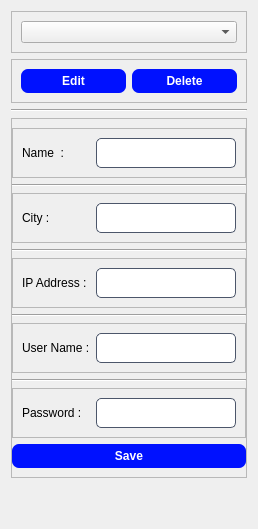
                                  <widget class="QWidget" name="modify">
                                   <attribute name="title">
                                    <string>Modify</string>
                                   </attribute>
                                   <layout class="QVBoxLayout" name="verticalLayout_28">
                                    <item>
                                     <widget class="QFrame" name="frame_52">
                                      <property name="frameShape">
                                       <enum>QFrame::StyledPanel</enum>
                                      </property>
                                      <property name="frameShadow">
                                       <enum>QFrame::Raised</enum>
                                      </property>
                                      <layout class="QVBoxLayout" name="verticalLayout_29">
                                       <item>
                                        <widget class="QComboBox" name="comboBox_systems"/>
                                       </item>
                                      </layout>
                                     </widget>
                                    </item>
                                    <item>
                                     <widget class="QFrame" name="frame_53">
                                      <property name="frameShape">
                                       <enum>QFrame::StyledPanel</enum>
                                      </property>
                                      <property name="frameShadow">
                                       <enum>QFrame::Raised</enum>
                                      </property>
                                      <layout class="QHBoxLayout" name="horizontalLayout_34">
                                       <item>
                                        <widget class="QPushButton" name="btn_system_edit">
                                         <property name="styleSheet">
                                          <string notr="true">QPushButton{
	color: white;
    background-color:#0C356A;
	padding: 5px;
	font-size:12px;
	font-weight: bold;
	border-radius:7px;
	background-color: rgb(0, 17, 255);

}

QPushButton:hover{
	background-color: rgb(18, 3, 104);
}

QPushButton:disabled {
    color: #8D8D8D;
}

QPushButton:pressed {
	background: rgb(0, 0, 0);
}

</string>
                                         </property>
                                         <property name="locale">
                                          <locale language="English" country="Tanzania"/>
                                         </property>
                                         <property name="text">
                                          <string>Edit</string>
                                         </property>
                                        </widget>
                                       </item>
                                       <item>
                                        <widget class="QPushButton" name="btn_system_delete">
                                         <property name="styleSheet">
                                          <string notr="true">QPushButton{
	color: white;
    background-color:#0C356A;
	padding: 5px;
	font-size:12px;
	font-weight: bold;
	border-radius:7px;
	background-color: rgb(0, 17, 255);

}

QPushButton:hover{
	background-color: rgb(18, 3, 104);
}

QPushButton:disabled {
    color: #8D8D8D;
}

QPushButton:pressed {
	background: rgb(0, 0, 0);
}

</string>
                                         </property>
                                         <property name="text">
                                          <string>Delete</string>
                                         </property>
                                        </widget>
                                       </item>
                                      </layout>
                                     </widget>
                                    </item>
                                    <item>
                                     <widget class="Line" name="line_9">
                                      <property name="orientation">
                                       <enum>Qt::Horizontal</enum>
                                      </property>
                                     </widget>
                                    </item>
                                    <item>
                                     <widget class="QFrame" name="frame_modify">
                                      <property name="frameShape">
                                       <enum>QFrame::StyledPanel</enum>
                                      </property>
                                      <property name="frameShadow">
                                       <enum>QFrame::Raised</enum>
                                      </property>
                                      <layout class="QVBoxLayout" name="verticalLayout_30">
                                       <property name="leftMargin">
                                        <number>0</number>
                                       </property>
                                       <property name="rightMargin">
                                        <number>0</number>
                                       </property>
                                       <item>
                                        <widget class="QFrame" name="frame_54">
                                         <property name="frameShape">
                                          <enum>QFrame::StyledPanel</enum>
                                         </property>
                                         <property name="frameShadow">
                                          <enum>QFrame::Raised</enum>
                                         </property>
                                         <layout class="QHBoxLayout" name="horizontalLayout_35">
                                          <item>
                                           <widget class="QLabel" name="label_22">
                                            <property name="text">
                                             <string>Name  : </string>
                                            </property>
                                           </widget>
                                          </item>
                                          <item>
                                           <widget class="QLineEdit" name="name_input_modify">
                                            <property name="maximumSize">
                                             <size>
                                              <width>140</width>
                                              <height>16777215</height>
                                             </size>
                                            </property>
                                            <property name="cursor">
                                             <cursorShape>ArrowCursor</cursorShape>
                                            </property>
                                            <property name="styleSheet">
                                             <string notr="true">QLineEdit {

    border: 1px solid #4c566a; /* Subtle border */
    border-radius: 5px; /* Rounded corners */
    padding: 5px 10px; /* Padding inside the line edit */
    color: #d8dee9; /* Text color */
    font-size: 14px; /* Font size */
    font-weight: 400; /* Font weight */
}

QLineEdit:focus {
    border: 1px solid #81a1c1; /* Border color on focus */
    background-color: #3b4252; /* Slightly lighter background color on focus */
    selection-background-color: #81a1c1; /* Selection background color */
    selection-color: #2e3440; /* Selection text color */
}

QLineEdit::placeholder {
    color: #4c566a; /* Placeholder text color */
    font-style: italic; /* Italicize placeholder text */
}</string>
                                            </property>
                                           </widget>
                                          </item>
                                         </layout>
                                        </widget>
                                       </item>
                                       <item>
                                        <widget class="Line" name="line_10">
                                         <property name="orientation">
                                          <enum>Qt::Horizontal</enum>
                                         </property>
                                        </widget>
                                       </item>
                                       <item>
                                        <widget class="QFrame" name="frame_55">
                                         <property name="frameShape">
                                          <enum>QFrame::StyledPanel</enum>
                                         </property>
                                         <property name="frameShadow">
                                          <enum>QFrame::Raised</enum>
                                         </property>
                                         <layout class="QHBoxLayout" name="horizontalLayout_36">
                                          <item>
                                           <widget class="QLabel" name="label_20">
                                            <property name="text">
                                             <string>City : </string>
                                            </property>
                                           </widget>
                                          </item>
                                          <item>
                                           <widget class="QLineEdit" name="city_input_modify">
                                            <property name="maximumSize">
                                             <size>
                                              <width>140</width>
                                              <height>16777215</height>
                                             </size>
                                            </property>
                                            <property name="cursor">
                                             <cursorShape>ArrowCursor</cursorShape>
                                            </property>
                                            <property name="styleSheet">
                                             <string notr="true">QLineEdit {

    border: 1px solid #4c566a; /* Subtle border */
    border-radius: 5px; /* Rounded corners */
    padding: 5px 10px; /* Padding inside the line edit */
    color: #d8dee9; /* Text color */
    font-size: 14px; /* Font size */
    font-weight: 400; /* Font weight */
}

QLineEdit:focus {
    border: 1px solid #81a1c1; /* Border color on focus */
    background-color: #3b4252; /* Slightly lighter background color on focus */
    selection-background-color: #81a1c1; /* Selection background color */
    selection-color: #2e3440; /* Selection text color */
}

QLineEdit::placeholder {
    color: #4c566a; /* Placeholder text color */
    font-style: italic; /* Italicize placeholder text */
}</string>
                                            </property>
                                           </widget>
                                          </item>
                                         </layout>
                                        </widget>
                                       </item>
                                       <item>
                                        <widget class="Line" name="line_11">
                                         <property name="orientation">
                                          <enum>Qt::Horizontal</enum>
                                         </property>
                                        </widget>
                                       </item>
                                       <item>
                                        <widget class="QFrame" name="frame_56">
                                         <property name="frameShape">
                                          <enum>QFrame::StyledPanel</enum>
                                         </property>
                                         <property name="frameShadow">
                                          <enum>QFrame::Raised</enum>
                                         </property>
                                         <layout class="QHBoxLayout" name="horizontalLayout_37">
                                          <item>
                                           <widget class="QLabel" name="label_26">
                                            <property name="text">
                                             <string>IP Address : </string>
                                            </property>
                                           </widget>
                                          </item>
                                          <item>
                                           <widget class="QLineEdit" name="ip_input_modify">
                                            <property name="maximumSize">
                                             <size>
                                              <width>140</width>
                                              <height>16777215</height>
                                             </size>
                                            </property>
                                            <property name="cursor">
                                             <cursorShape>ArrowCursor</cursorShape>
                                            </property>
                                            <property name="styleSheet">
                                             <string notr="true">QLineEdit {

    border: 1px solid #4c566a; /* Subtle border */
    border-radius: 5px; /* Rounded corners */
    padding: 5px 10px; /* Padding inside the line edit */
    color: #d8dee9; /* Text color */
    font-size: 14px; /* Font size */
    font-weight: 400; /* Font weight */
}

QLineEdit:focus {
    border: 1px solid #81a1c1; /* Border color on focus */
    background-color: #3b4252; /* Slightly lighter background color on focus */
    selection-background-color: #81a1c1; /* Selection background color */
    selection-color: #2e3440; /* Selection text color */
}

QLineEdit::placeholder {
    color: #4c566a; /* Placeholder text color */
    font-style: italic; /* Italicize placeholder text */
}</string>
                                            </property>
                                           </widget>
                                          </item>
                                         </layout>
                                        </widget>
                                       </item>
                                       <item>
                                        <widget class="Line" name="line_12">
                                         <property name="orientation">
                                          <enum>Qt::Horizontal</enum>
                                         </property>
                                        </widget>
                                       </item>
                                       <item>
                                        <widget class="QFrame" name="frame_59">
                                         <property name="frameShape">
                                          <enum>QFrame::StyledPanel</enum>
                                         </property>
                                         <property name="frameShadow">
                                          <enum>QFrame::Raised</enum>
                                         </property>
                                         <layout class="QHBoxLayout" name="horizontalLayout_38">
                                          <item>
                                           <widget class="QLabel" name="label_27">
                                            <property name="text">
                                             <string>User Name :</string>
                                            </property>
                                           </widget>
                                          </item>
                                          <item>
                                           <widget class="QLineEdit" name="username_input_modify">
                                            <property name="maximumSize">
                                             <size>
                                              <width>140</width>
                                              <height>16777215</height>
                                             </size>
                                            </property>
                                            <property name="styleSheet">
                                             <string notr="true">QLineEdit {

    border: 1px solid #4c566a; /* Subtle border */
    border-radius: 5px; /* Rounded corners */
    padding: 5px 10px; /* Padding inside the line edit */
    color: #d8dee9; /* Text color */
    font-size: 14px; /* Font size */
    font-weight: 400; /* Font weight */
}

QLineEdit:focus {
    border: 1px solid #81a1c1; /* Border color on focus */
    background-color: #3b4252; /* Slightly lighter background color on focus */
    selection-background-color: #81a1c1; /* Selection background color */
    selection-color: #2e3440; /* Selection text color */
}

QLineEdit::placeholder {
    color: #4c566a; /* Placeholder text color */
    font-style: italic; /* Italicize placeholder text */
}</string>
                                            </property>
                                           </widget>
                                          </item>
                                         </layout>
                                        </widget>
                                       </item>
                                       <item>
                                        <widget class="Line" name="line_13">
                                         <property name="orientation">
                                          <enum>Qt::Horizontal</enum>
                                         </property>
                                        </widget>
                                       </item>
                                       <item>
                                        <widget class="QFrame" name="frame_61">
                                         <property name="frameShape">
                                          <enum>QFrame::StyledPanel</enum>
                                         </property>
                                         <property name="frameShadow">
                                          <enum>QFrame::Raised</enum>
                                         </property>
                                         <layout class="QHBoxLayout" name="horizontalLayout_39">
                                          <item>
                                           <widget class="QLabel" name="label_29">
                                            <property name="text">
                                             <string>Password : </string>
                                            </property>
                                           </widget>
                                          </item>
                                          <item>
                                           <widget class="QLineEdit" name="password_input_modify">
                                            <property name="maximumSize">
                                             <size>
                                              <width>140</width>
                                              <height>16777215</height>
                                             </size>
                                            </property>
                                            <property name="styleSheet">
                                             <string notr="true">QLineEdit {

    border: 1px solid #4c566a; /* Subtle border */
    border-radius: 5px; /* Rounded corners */
    padding: 5px 10px; /* Padding inside the line edit */
    color: #d8dee9; /* Text color */
    font-size: 14px; /* Font size */
    font-weight: 400; /* Font weight */
}

QLineEdit:focus {
    border: 1px solid #81a1c1; /* Border color on focus */
    background-color: #3b4252; /* Slightly lighter background color on focus */
    selection-background-color: #81a1c1; /* Selection background color */
    selection-color: #2e3440; /* Selection text color */
}

QLineEdit::placeholder {
    color: #4c566a; /* Placeholder text color */
    font-style: italic; /* Italicize placeholder text */
}</string>
                                            </property>
                                           </widget>
                                          </item>
                                         </layout>
                                        </widget>
                                       </item>
                                       <item>
                                        <widget class="QPushButton" name="btn_modify_save">
                                         <property name="styleSheet">
                                          <string notr="true">QPushButton{
	color: white;
    background-color:#0C356A;
	padding: 5px;
	font-size:12px;
	font-weight: bold;
	border-radius:7px;
	background-color: rgb(0, 17, 255);

}

QPushButton:hover{
	background-color: rgb(18, 3, 104);
}

QPushButton:disabled {
    color: #8D8D8D;
}

QPushButton:pressed {
	background: rgb(0, 0, 0);
}

</string>
                                         </property>
                                         <property name="text">
                                          <string>Save</string>
                                         </property>
                                        </widget>
                                       </item>
                                      </layout>
                                     </widget>
                                    </item>
                                    <item>
                                     <spacer name="verticalSpacer_8">
                                      <property name="orientation">
                                       <enum>Qt::Vertical</enum>
                                      </property>
                                      <property name="sizeHint" stdset="0">
                                       <size>
                                        <width>20</width>
                                        <height>40</height>
                                       </size>
                                      </property>
                                     </spacer>
                                    </item>
                                   </layout>
                                  </widget>
